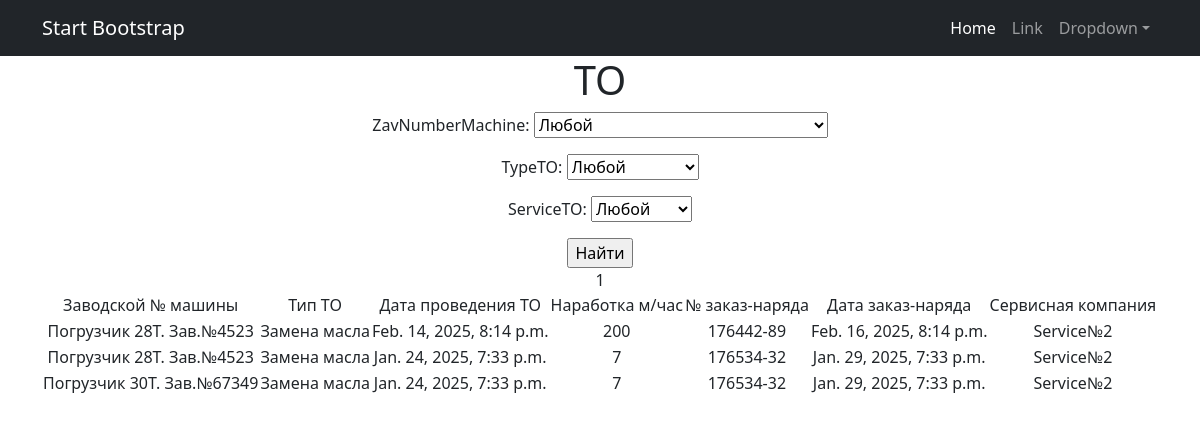
/TO/ (signed in), run on the app's committed database.
### serviceBook/models.py (models this page shows, shortened)
class TO(models.Model):
    machine = models.ForeignKey(
        Machine,
        on_delete=models.CASCADE,
    )
    typeTO = models.ForeignKey(
        Manual,
        limit_choices_to={'nameClass': 'TTO'},
        on_delete=models.CASCADE,
        related_name='typeTO')
    dateTO = models.DateTimeField(default=datetime.today)
    runTime = models.IntegerField(default=0)
    numberOrder = models.CharField(max_length=50, default=1)
    dateOrder = models.DateTimeField(default=datetime.today)
    serviceTO = models.ForeignKey(Service, on_delete=models.CASCADE, related_name='serviceTO', default=1)

class Machine(models.Model):
    zavNumberMachine = models.CharField(max_length=20, unique=True)
    modelMachine = models.ForeignKey(
        Manual,
        on_delete=models.CASCADE,
        limit_choices_to={'nameClass': 'MMC'},
        related_name='modelMachine')
    modelMotor = models.ForeignKey(
        Manual,
        on_delete=models.CASCADE,
        limit_choices_to={'nameClass': 'MMT'},
        related_name='modelMotor')
    zavNumberMotor = models.CharField(max_length=20)
    modelTransmission = models.ForeignKey(
        Manual,
        on_delete=models.CASCADE,
        limit_choices_to={'nameClass': 'MT'},
        related_name='modelTransmission')
    zavNumberTransmission = models.CharField(max_length=20)
    modelDriveAxile = models.ForeignKey(
        Manual,
        on_delete=models.CASCADE,
        limit_choices_to={'nameClass': 'MDA'},
        related_name='modelDriveAxile')
    zavNumberDA = models.CharField(max_length=20)
    modelControllAxile = models.ForeignKey(
        Manual,
        on_delete=models.CASCADE,
        limit_choices_to={'nameClass': 'MCA'},
        related_name='modelControllAxile')
    zavNumberCA = models.CharField(max_length=20)
    deliveryContract = models.CharField(max_length=50)
    shipDate = models.DateTimeField(default=datetime.today)
    recipient = models.CharField(max_length=100)
    deliveryAddress = models.CharField(max_length=150)
    package = models.TextField(blank=True)
    client = models.CharField(max_length=150)
    serviceCompany = models.ForeignKey(Service, on_delete=models.CASCADE, related_name='serviceCompany')
    def __str__(self):
        return f'{self.modelMachine}. Зав.№{self.zavNumberMachine}'

class Manual(models.Model):
    modelMachine = 'MMC'
    modelMotor = 'MMT'
    modelTransmission = 'MT'
    modelDriveAxile = 'MDA'
    modelControllAxile = 'MCA'
    typeTO = 'TTO'
    failureNode = 'FND'
    wayToRecover = 'WTR'
    CHOICES = [
        (modelMachine, 'Модель техники'),
        (modelMotor, 'Модель двигателя'),
        (modelTransmission, 'Модель трансмиссии'),
        (modelDriveAxile, 'Модель ведущего моста'),
        (modelControllAxile, 'Модель управляемого моста'),
        (typeTO, 'Вид ТО'),
        (failureNode, 'Узел отказа'),
        (wayToRecover, 'Способ восстановления'),
    ]
    nameClass = models.CharField(max_length=3, choices=CHOICES, default=modelMachine)
    name = models.CharField(max_length=100)
    descriptions = models.TextField()
    def __str__(self):
        return f'{self.name}'

class Service(models.Model):
    name = models.CharField(max_length=20)
    descriptions = models.TextField()
    def __str__(self):
        return f'{self.name}'

### serviceBook/views.py (the view)
# urls.py: path('TO/', TOList.as_view(), name='TO_list'),
class TOList(PermissionRequiredMixin,ListView):
    raise_exception = True
    permission_required = ('serviceBook.view_to',)
    queryset = TO.objects.order_by('-dateTO')
    template_name = 'TO.html'
    context_object_name = 'TO'
    paginate_by = 10
    def get_queryset(self):
        queryset = super().get_queryset()
        self.filterset = TOFilter(self.request.GET, queryset)
        return self.filterset.qs
    def get_context_data(self, **kwargs):
        context = super().get_context_data(**kwargs)
        context['filterset'] = self.filterset
        return context

### templates/TO.html (shortened to what this page needs)
{% extends 'flatpages/default.html' %}
{% load custom_tags %}
{% block content %}
<h1>TO</h1>
<form action="" method="get">
       {{ filterset.form.as_p }}
       <input type="submit" value="Найти" />
</form>
{% if TO %}
    <table>
        <tr>
            <td>Заводской № машины</td>
            <td>Тип ТО</td>
            <td>Дата проведения ТО</td>
            <td>Наработка м/час</td>
            <td>№ заказ-наряда</td>
            <td>Дата заказ-наряда</td>
            <td>Сервисная компания</td>
        </tr>
    {% for single_TO in TO %}
        <tr>
               <td>{{ single_TO.machine }}</td>
               <td>{{ single_TO.typeTO }}</td>
               <td>{{ single_TO.dateTO }}</td>
               <td>{{ single_TO.runTime }}</td>
               <td>{{ single_TO.numberOrder }}</td>
               <td>{{ single_TO.dateOrder }}</td>
               <td>{{ single_TO.serviceTO }}</td>
           </tr>
    {% endfor %}
{% else %}
       <h2>ТО нет!</h2>{% endif %}
   {% if page_obj.has_previous %}
        {% load cache %}
   {% endif %}
   {% if page_obj.has_next %}
       {% load cache %}
   {% endif %}
{% endblock content %}

### data on the page
TO: machine "Погрузчик 28T. Зав.№4523", typeTO "Замена масла", dateTO "Feb. 14, 2025, 8:14 p.m.", runTime "200", numberOrder "176442-89", dateOrder "Feb. 16, 2025, 8:14 p.m.", serviceTO "Service№2"
TO: machine "Погрузчик 28T. Зав.№4523", typeTO "Замена масла", dateTO "Jan. 24, 2025, 7:33 p.m.", runTime "7", numberOrder "176534-32", dateOrder "Jan. 29, 2025, 7:33 p.m.", serviceTO "Service№2"
TO: machine "Погрузчик 30Т. Зав.№67349", typeTO "Замена масла", dateTO "Jan. 24, 2025, 7:33 p.m.", runTime "7", numberOrder "176534-32", dateOrder "Jan. 29, 2025, 7:33 p.m.", serviceTO "Service№2"
